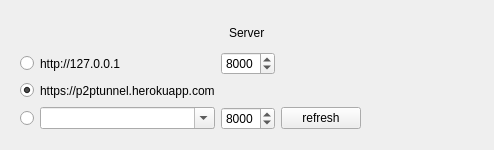
<?xml version="1.0" encoding="UTF-8"?>
<ui version="4.0">
 <class>ServerSettingsWidget</class>
 <widget class="QWidget" name="ServerSettingsWidget">
  <property name="geometry">
   <rect>
    <x>0</x>
    <y>0</y>
    <width>494</width>
    <height>150</height>
   </rect>
  </property>
  <property name="windowTitle">
   <string>Form</string>
  </property>
  <layout class="QVBoxLayout" name="verticalLayout">
   <item>
    <widget class="QWidget" name="widget" native="true">
     <layout class="QVBoxLayout" name="verticalLayout_2">
      <item>
       <layout class="QVBoxLayout" name="verticalLayout_3">
        <item>
         <layout class="QHBoxLayout" name="horizontalLayout">
          <item>
           <spacer name="horizontalSpacer_2">
            <property name="orientation">
             <enum>Qt::Horizontal</enum>
            </property>
            <property name="sizeHint" stdset="0">
             <size>
              <width>40</width>
              <height>20</height>
             </size>
            </property>
           </spacer>
          </item>
          <item>
           <widget class="QLabel" name="header">
            <property name="text">
             <string>Server</string>
            </property>
           </widget>
          </item>
          <item>
           <spacer name="horizontalSpacer">
            <property name="orientation">
             <enum>Qt::Horizontal</enum>
            </property>
            <property name="sizeHint" stdset="0">
             <size>
              <width>40</width>
              <height>20</height>
             </size>
            </property>
           </spacer>
          </item>
         </layout>
        </item>
        <item>
         <layout class="QGridLayout" name="gridLayout">
          <item row="0" column="2">
           <widget class="QSpinBox" name="localHostPortSpinBox">
            <property name="maximum">
             <number>9999</number>
            </property>
            <property name="value">
             <number>8000</number>
            </property>
           </widget>
          </item>
          <item row="1" column="0">
           <widget class="QRadioButton" name="herokuRadio">
            <property name="text">
             <string/>
            </property>
            <property name="checked">
             <bool>true</bool>
            </property>
           </widget>
          </item>
          <item row="0" column="0">
           <widget class="QRadioButton" name="localHostRadio">
            <property name="text">
             <string/>
            </property>
           </widget>
          </item>
          <item row="0" column="4">
           <spacer name="horizontalSpacer_3">
            <property name="orientation">
             <enum>Qt::Horizontal</enum>
            </property>
            <property name="sizeHint" stdset="0">
             <size>
              <width>40</width>
              <height>20</height>
             </size>
            </property>
           </spacer>
          </item>
          <item row="1" column="4">
           <spacer name="horizontalSpacer_4">
            <property name="orientation">
             <enum>Qt::Horizontal</enum>
            </property>
            <property name="sizeHint" stdset="0">
             <size>
              <width>40</width>
              <height>20</height>
             </size>
            </property>
           </spacer>
          </item>
          <item row="2" column="4">
           <spacer name="horizontalSpacer_5">
            <property name="orientation">
             <enum>Qt::Horizontal</enum>
            </property>
            <property name="sizeHint" stdset="0">
             <size>
              <width>40</width>
              <height>20</height>
             </size>
            </property>
           </spacer>
          </item>
          <item row="1" column="1">
           <widget class="QLabel" name="herokuLabel">
            <property name="text">
             <string>https://p2ptunnel.herokuapp.com</string>
            </property>
           </widget>
          </item>
          <item row="2" column="1">
           <widget class="QComboBox" name="customHostComboBox">
            <property name="editable">
             <bool>true</bool>
            </property>
           </widget>
          </item>
          <item row="2" column="0">
           <widget class="QRadioButton" name="customRadio">
            <property name="text">
             <string/>
            </property>
           </widget>
          </item>
          <item row="0" column="1">
           <widget class="QLabel" name="localHostLabel">
            <property name="text">
             <string>http://127.0.0.1</string>
            </property>
           </widget>
          </item>
          <item row="2" column="2">
           <widget class="QSpinBox" name="customPortSpinBox">
            <property name="maximum">
             <number>9999</number>
            </property>
            <property name="value">
             <number>8000</number>
            </property>
           </widget>
          </item>
          <item row="2" column="3">
           <widget class="QPushButton" name="customRefreshButton">
            <property name="text">
             <string>refresh</string>
            </property>
           </widget>
          </item>
         </layout>
        </item>
       </layout>
      </item>
     </layout>
    </widget>
   </item>
  </layout>
 </widget>
 <resources/>
 <connections/>
</ui>
